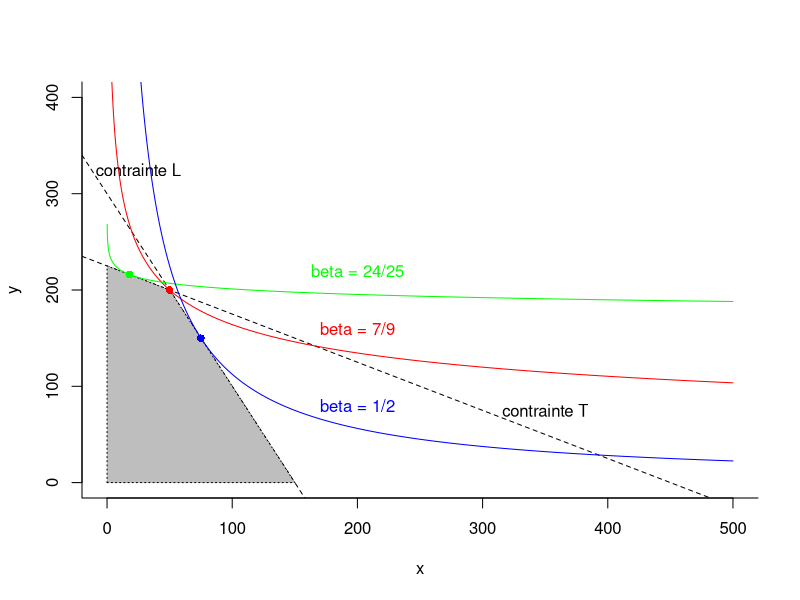

Write the R code that produced this figure.
M = 5000
x <- seq(0, 500, length.out=M)
colours <- c('red', 'green', 'blue')
beta <- c(7/9, 24/25, 1/2) # Le paramètre beta pour 3 cas
x_et <- c(50, 18, 75)      # x étoile pour les 3 cas
y_et <- c(200, 216, 150)   # y étoile pour les 3 cas
op <- par(pch=16, bty='l')
plot(x_et, y_et,
     xlab='x', ylab='y', xlim=c(0,500),ylim=c(0,400))
abline(a=300, b=-2, lty='dashed')    # Contrainte L
abline(a=225, b=-0.5, lty='dashed')  # Contrainte T
polygon(c(0, 0, 50, 150), c(0, 225, 200, 0), col='grey', lty='dotted')
CI = matrix(0, nrow=3, ncol=M)
for (i in 1:3) {
  CI[i,] <- exp( log(y_et[i])
                 + (log(x_et[i])-log(x)) * (1-beta[i])/beta[i]
  )
  lines(x, CI[i,], col=colours[i])
  points(x_et[i], y_et[i], col=colours[i])
}
text(200, 160, 'beta = 7/9', col=colours[1])
text(200, 220, 'beta = 24/25', col=colours[2])
text(200, 80, 'beta = 1/2', col=colours[3])
text(350, 75, 'contrainte T')
text(25, 325, 'contrainte L')
par(op)
